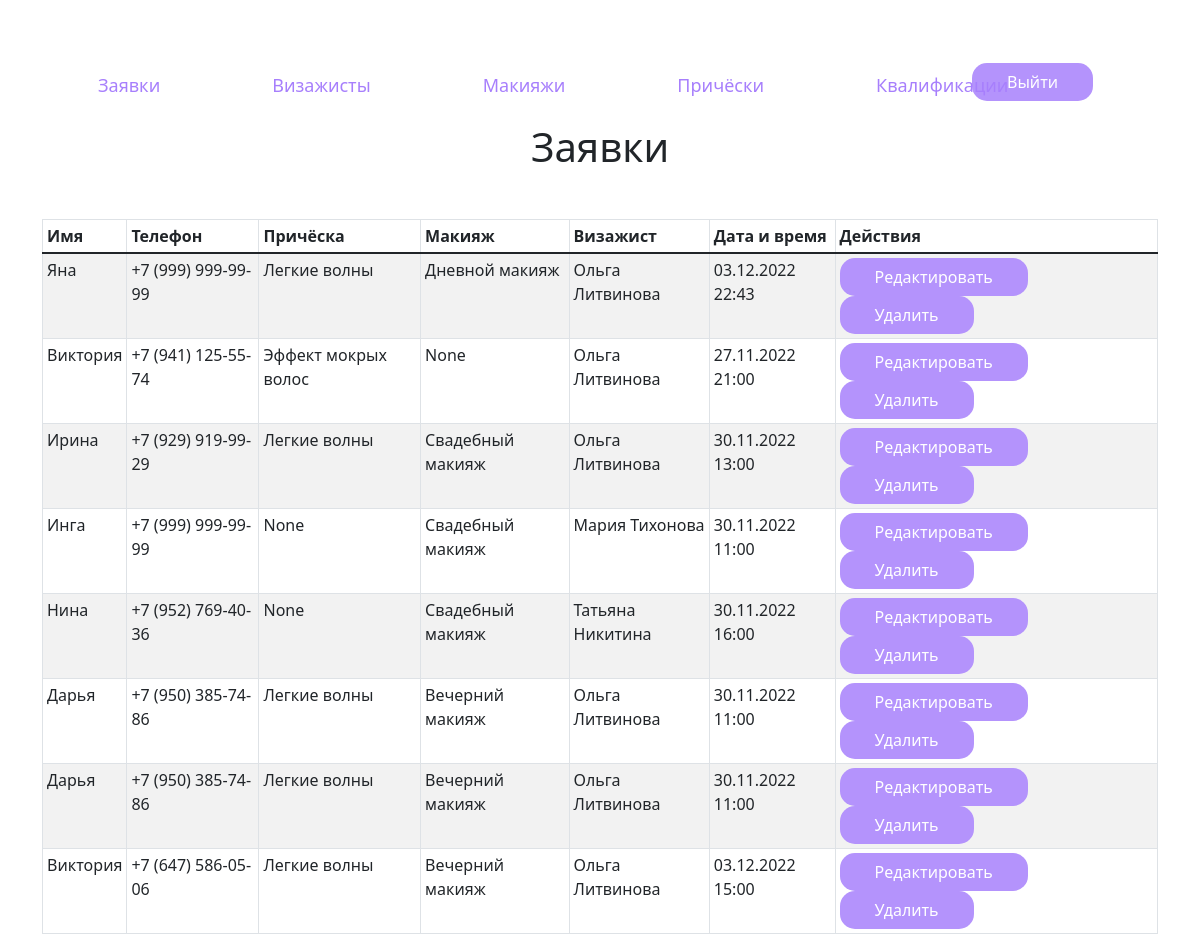
Before: /adminka/ (signed in) with the older database file.
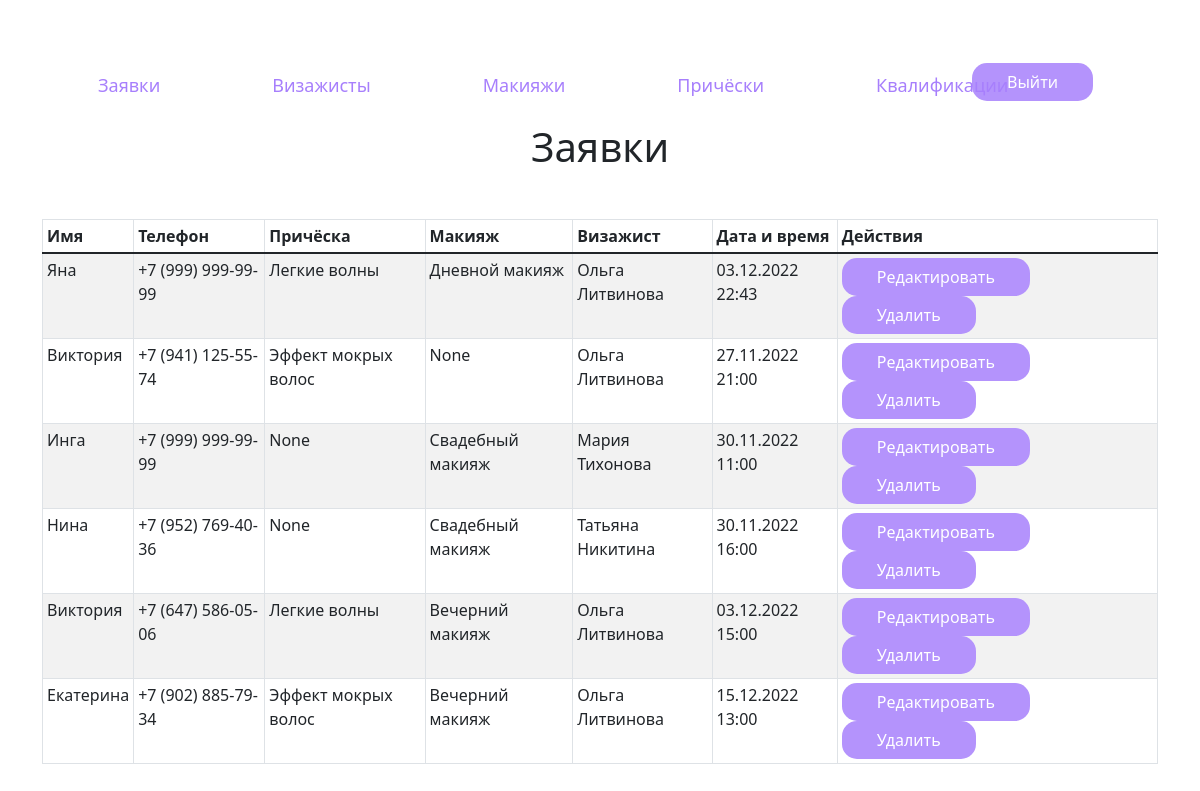
After: the same page with the newer database file.
### content/models.py (models this page shows, shortened)
class Zayavki(models.Model):
    name_klient = models.CharField(max_length=20, verbose_name='Имя')
    telephon = models.CharField(max_length=18, verbose_name='Телефон')
    data_sozd = models.DateTimeField(auto_now=True)
    data_vypoln = models.DateTimeField(verbose_name="Дата и время")
    pricheski = models.ForeignKey(Pricheski, on_delete=models.PROTECT, blank=True, null=True, verbose_name="Причёска")
    makeup = models.ForeignKey(Makeup, on_delete=models.PROTECT, blank=True, null=True, verbose_name="Макияж")
    vizajist = models.ForeignKey(Vizajisti, on_delete=models.PROTECT, verbose_name="Визажист")

class Pricheski(models.Model):
    name = models.CharField(max_length=20, verbose_name="Название")
    opisanie = models.TextField(verbose_name="Описание")
    stoimost = models.IntegerField(verbose_name="Стоимость")
    foto = models.ImageField(upload_to='pricheski/')
    def __str__(self):
        return self.name

class Makeup(models.Model):
    name = models.CharField(max_length=20, verbose_name="Название")
    opisanie = models.TextField(verbose_name="Описание")
    stoimost = models.IntegerField(verbose_name="Стоимость")
    foto = models.ImageField(upload_to='makeup/')
    def __str__(self):
        return self.name

class Vizajisti(models.Model):
    fam = models.CharField(max_length=45, verbose_name="Фамилия")
    name = models.CharField(max_length=20, verbose_name="Имя")
    kvalifikaciya = models.ForeignKey(Kvalifikaciya, on_delete=models.PROTECT, verbose_name="Квалификация")
    foto = models.ImageField(upload_to='vizajisti/')

### content/views.py (the view)
# urls.py: path('adminka/', adminka, name="adminka"),
@login_required
def adminka(request):
    zayavki = Zayavki.objects.all()
    return render(request, 'adminka.html', {'zayavki': zayavki, 'title': "Панель управления"})

### templates/adminka.html
{% extends 'admin_base.html' %}
{% load static %}
{% block content %}
        <h1 class="text-center">Заявки</h1>
    <div class="row mt-5">
        <div class="col">
        <table class="table table-sm table-bordered table-striped">
            <thead>
                <tr>
                    <th scope="col">Имя</th>
                    <th scope="col">Телефон</th>
                    <th scope="col">Причёска</th>
                    <th scope="col">Макияж</th>
                    <th scope="col">Визажист</th>
                    <th scope="col">Дата и время</th>
                    <th scope="col">Действия</th>
                </tr>
            </thead>
            <tbody>
            {% for i in zayavki%}
            <tr>
                <td>{{i.name_klient}}</td>
                <td>{{i.telephon}}</td>
                <td>{{i.pricheski}}</td>
                <td>{{i.makeup}}</td>
                <td>{{i.vizajist.name}} {{ i.vizajist.fam }}</td>
                <td>{{i.data_vypoln|date:'d.m.Y H:i'}}</td>
                <td><a class="btn buttons" href="{% url 'update_zayavka' i.id %}">Редактировать</a>
                    <a class="btn buttons" href="{% url 'delete_zayavka' i.id %}">Удалить</a></td>
            </tr>
            {% endfor %}
        </tbody>
    </table>
        </div>
    </div>
{% endblock %}

Changed rows visible on the page:
removed Zayavki: name_klient "Ирина", telephon "+7 (929) 919-99-29", pricheski "Легкие волны", makeup "Свадебный макияж", vizajist.name "Ольга", vizajist.fam "Литвинова", data_vypoln "30.11.2022 13:00"
removed Zayavki: name_klient "Дарья", telephon "+7 (950) 385-74-86", pricheski "Легкие волны", makeup "Вечерний макияж", vizajist.name "Ольга", vizajist.fam "Литвинова", data_vypoln "30.11.2022 11:00"
removed Zayavki: name_klient "Дарья", telephon "+7 (950) 385-74-86", pricheski "Легкие волны", makeup "Вечерний макияж", vizajist.name "Ольга", vizajist.fam "Литвинова", data_vypoln "30.11.2022 11:00"
added Zayavki: name_klient "Екатерина", telephon "+7 (902) 885-79-34", pricheski "Эффект мокрых волос", makeup "Вечерний макияж", vizajist.name "Ольга", vizajist.fam "Литвинова", data_vypoln "15.12.2022 13:00"
